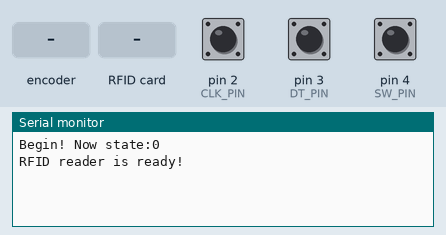
Bench run of a sketch on a simulated Arduino Uno, built with avr-gcc and run on an emulated ATmega328P. Shown: the last lines printed to the serial monitor. Inputs (shaded band) come from the test bench; at power-on: pin 4 (SW_PIN) HIGH, pin 2 (CLK_PIN) HIGH, pin 3 (DT_PIN) HIGH.

Above: at 1.2 s.
1.3 s: rotary encoder on pin 2 (CLK_PIN) / pin 3 (DT_PIN) turned 1 step (first pin leading)
At 2.4 s:
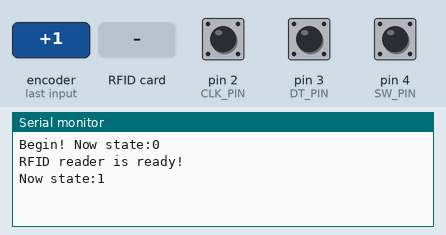
3.0 s: pin 4 (SW_PIN) pulled LOW for 0.15 s
At 3.5 s:
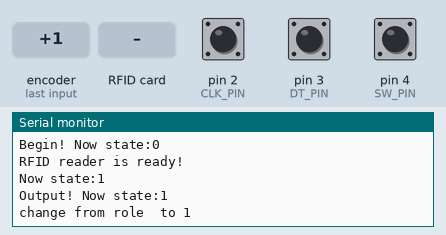
4.6 s: RFID card 90 15 11 35 22 held to the reader
At 5.1 s:
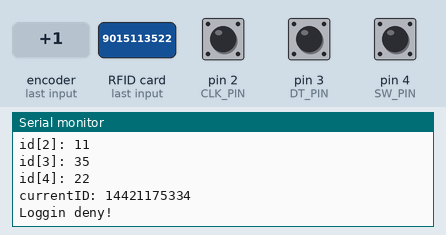
6.1 s: RFID card 5E 7A 19 C4 held to the reader
At 6.9 s:
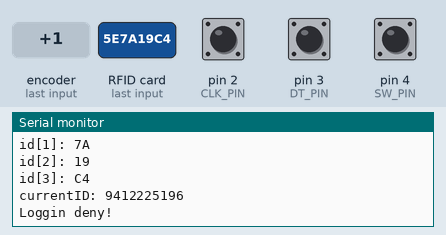
7.6 s: rotary encoder on pin 2 (CLK_PIN) / pin 3 (DT_PIN) turned 1 step (first pin leading)
At 8.4 s:
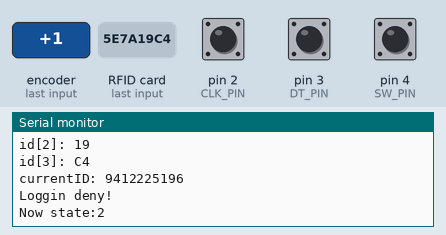
9.3 s: pin 4 (SW_PIN) pulled LOW for 1 s
At 11.6 s:
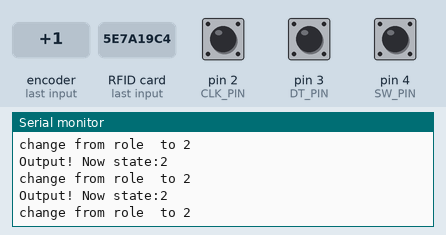
Timing chart, 0 to 12.8 s (numbered marks = the images above; inputs shaded):
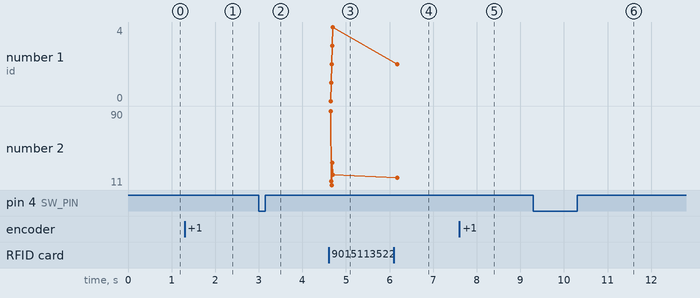

The sketch:

old_main.ino
```cpp
#include <SPI.h>
#include <MFRC522.h>     // 引用程式庫

#define RST_PIN      A0        // 讀卡機的重置腳位
#define SS_PIN       10        // 晶片選擇腳位

#define SERIAL_BAUDRATE 9600
#define CLK_PIN 2 // 定義連接腳位
#define DT_PIN 3
#define SW_PIN 4

#define interruptA 0 // UNO腳位2是interrupt 0，其他板子請見官方網頁

volatile long count = 0;
unsigned long t = 0;

String currentID;
int role = 999;
int roleA = 0;
int roleB = 1;

MFRC522 mfrc522(SS_PIN, RST_PIN);  // 建立MFRC522物件

void setup() {
  Serial.begin(SERIAL_BAUDRATE);
  // 當狀態下降時，代表旋轉編碼器被轉動了
  attachInterrupt(interruptA, rotaryEncoderChanged, FALLING);
  pinMode(CLK_PIN, INPUT_PULLUP); // 輸入模式並啟用內建上拉電阻
  pinMode(DT_PIN, INPUT_PULLUP);
  pinMode(SW_PIN, INPUT_PULLUP);

  Serial.print("Begin! Now state:");
  Serial.println(count);

  Serial.println("RFID reader is ready!");

  SPI.begin();
  mfrc522.PCD_Init();   // 初始化MFRC522讀卡機模組
}

void loop() {

    readRFID();

    readEncoder();

}

void readRFID(){
      // 確認是否有新卡片
    if (mfrc522.PICC_IsNewCardPresent() && mfrc522.PICC_ReadCardSerial()) {

      currentID = "";

      byte *id = mfrc522.uid.uidByte;   // 取得卡片的UID
      byte idSize = mfrc522.uid.size;   // 取得UID的長度

      Serial.print("PICC type: ");      // 顯示卡片類型
      // 根據卡片回應的SAK值（mfrc522.uid.sak）判斷卡片類型
      MFRC522::PICC_Type piccType = mfrc522.PICC_GetType(mfrc522.uid.sak);
      Serial.println(mfrc522.PICC_GetTypeName(piccType));

      Serial.print("UID Size: ");       // 顯示卡片的UID長度值
      Serial.println(idSize);

      for (byte i = 0; i < idSize; i++) {  // 逐一顯示UID碼
        Serial.print("id[");
        Serial.print(i);
        Serial.print("]: ");
        Serial.println(id[i], HEX);       // 以16進位顯示UID值
        currentID += id[i];
      }
      Serial.println();
      Serial.print("currentID: ");
      Serial.println(currentID);

      checkIdentity(currentID);

      mfrc522.PICC_HaltA();  // 讓卡片進入停止模式
    }
}

void checkIdentity(String currentID){
  if (currentID == "912112428"){
      role = roleA;
      Serial.print("role: ");
      Serial.println(role);
  }
  else if (currentID == "9015113522"){
      role = roleB;
      Serial.print("role: ");
      Serial.println(role);
  }
  else{
    Serial.println("Loggin deny!");
  }
}

void readEncoder(){
  if(digitalRead(SW_PIN) == LOW){ // 按下開關，輸出值
     Serial.print("Output! Now state:");
     Serial.println(count);
     Serial.print("change from role ");

     if (currentID == "912112428"){
      Serial.print(roleA);
      roleA = count;
    }
     else if (currentID == "9015113522"){
      Serial.print(roleB);
      roleB = count;
    }

    Serial.print(" to ");
    Serial.println(count);

    role = 999;
    currentID = "";

    delay(300);
  }
}

void rotaryEncoderChanged(){ // when CLK_PIN is FALLING
  unsigned long temp = millis();
  if(temp - t < 200) // 去彈跳
    return;
  t = temp;

  // DT_PIN的狀態代表正轉或逆轉
  count += digitalRead(DT_PIN) == HIGH ? 1 : -1;

  if(count == 4){ // 大於state 3，設爲state 0
     count = 0;
     delay(300);
  }

  if(count == -1){ // 小於state 0，設爲state 3
     count = 3;
     delay(300);
  }

  Serial.print("Now state:");
  Serial.println(count);
}
```

Measured:
- after the input at 1.3 s, the serial monitor: prints a new line at once (image 1)
- after the input at 3.0 s, the serial monitor: prints a new line at once (image 2)
- after the input at 4.6 s, the serial monitor: prints a new line at once (image 3)
- after the input at 6.1 s, the serial monitor: prints a new line at once (image 4)
- after the input at 7.6 s, the serial monitor: prints a new line at once (image 5)
- after the input at 9.3 s, the serial monitor: prints a new line at once (image 6)
- plotted number 2: 22 → 19 after the input at 6.1 s
